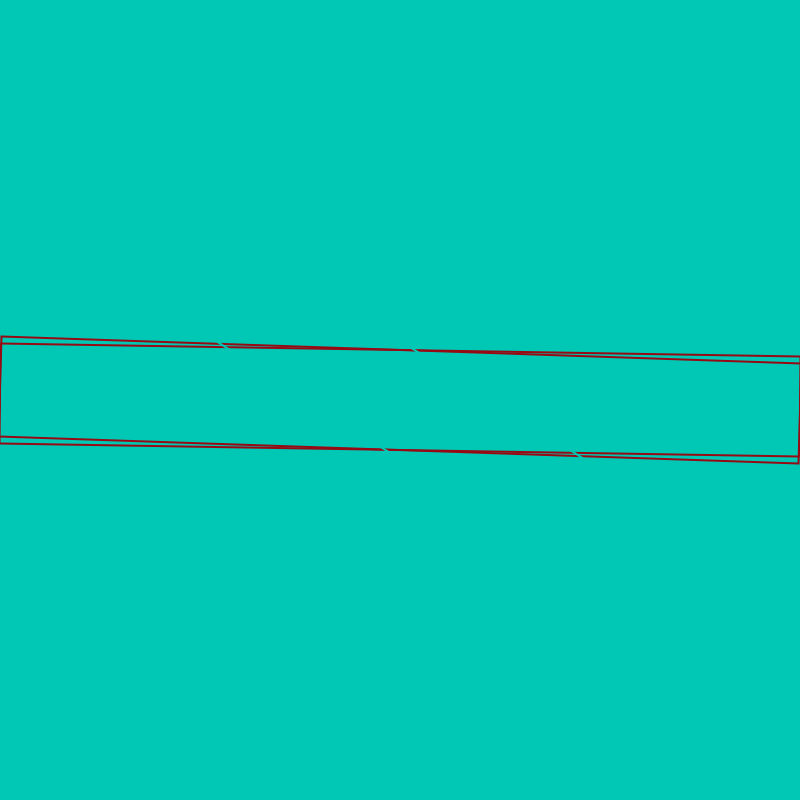
Frame 1 (no input)
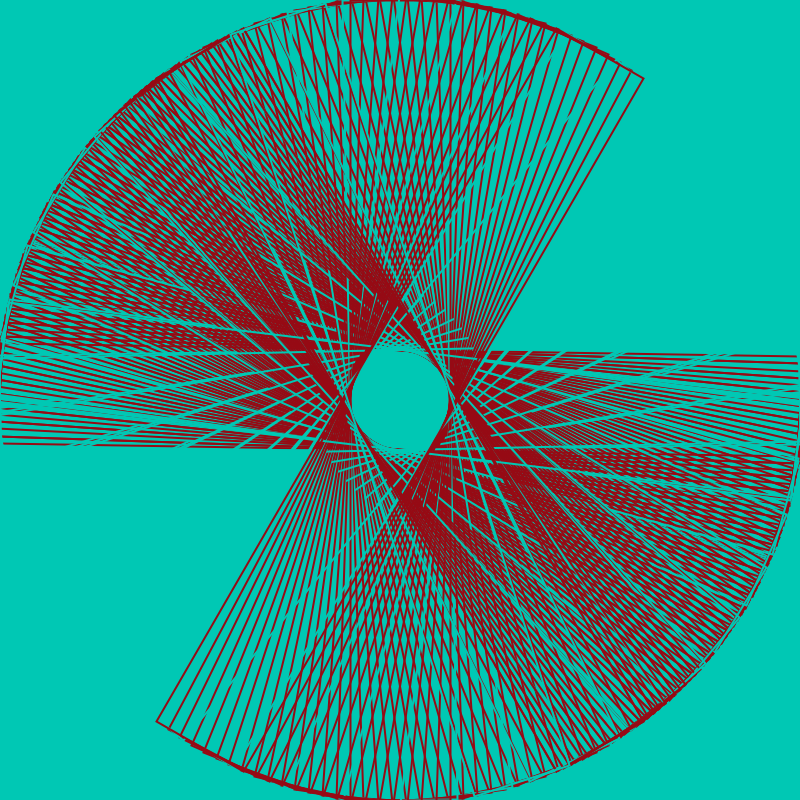
Frame 60 (the mouse pressed at the canvas centre just before this capture)
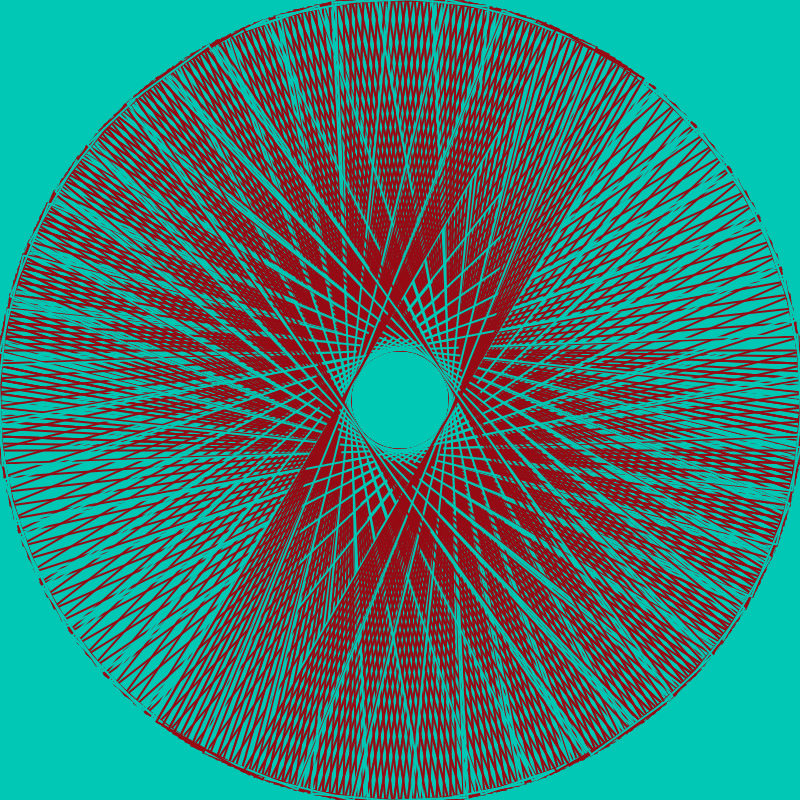
Frame 120 (the mouse held since frame 60 and released just before this capture)

The Processing sketch that drew these frames (run headless with seeded random() and noise(); from frame 60 on, the mouse is pressed at the canvas centre):

// Processing sketch: processing_50518
// ── processing_50518.pde

// Creative Code -- Homework One - Moire Pattern
// Angela Ferraiolo

void setup() {
  size(800,800);
  background(0,200,180);
  smooth();
  strokeWeight(2);
  rectMode(CENTER);
}

void draw() {
  
  // draw positive space figures
  pushMatrix();
  translate(400,400);
  rotate(radians(frameCount));
  drawFigure();
  popMatrix();
  
  pushMatrix();
  translate(400,400);
  rotate(radians(frameCount*2));
  drawFigure();
  popMatrix();
  
  // draw negative space figure
  pushMatrix();
  translate(400,400);
  rotate(-frameCount);
  eraseFigure();
  popMatrix();
  
  // reset every 60 seconds
  if (frameCount%1800 == 0) {
    background(0,200,180);
  }
}

void mouseClicked() {
  
  // reset if mouse clicked
  background(0,200,180);
}

void drawFigure() {
  stroke(150,10,20);
  noFill();
  rect(0,0,800,100);
}

void eraseFigure() {
  stroke(0,200,180);
  noFill();
  rect(0,0,100,800);
}
